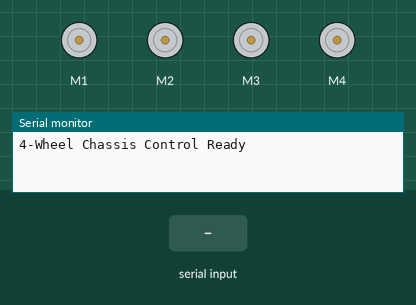
Recording of a sketch running on a simulated Arduino Uno, built with avr-gcc and run on an emulated ATmega328P. On the bench: 4 × DC motor (green arrow = forward, orange = backward, longer = faster), the last lines printed to the serial monitor. Inputs (shaded band) come from the test bench.

Above: at 1.2 s.
1.3 s: "F" received over the second serial link
At 2.1 s:
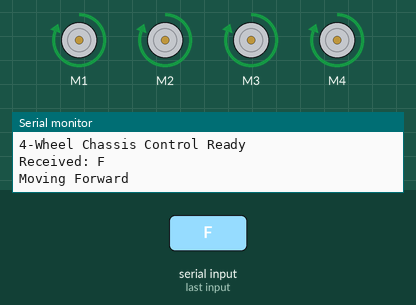
2.8 s: "B" received over the second serial link
At 3.3 s:
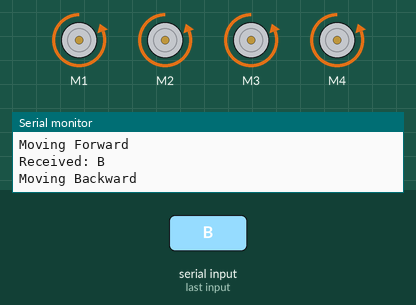
4.3 s: "L" received over the second serial link
At 5.5 s:
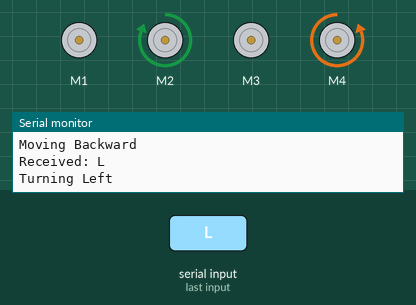
5.8 s: "R" received over the second serial link
At 6.8 s:
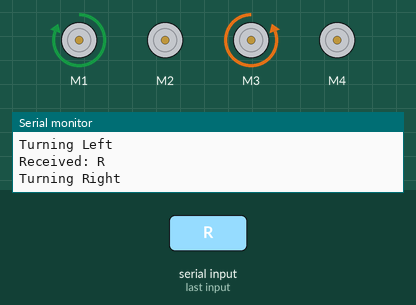
Timing chart, 0 to 8.3 s (numbered marks = the images above; inputs shaded):
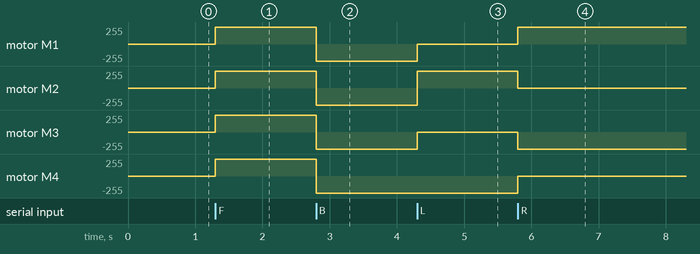

Measured:
- after the input at 1.3 s, motor M1–4: stopped → forward 255/255 at once
- after the input at 2.8 s, motor M1–4: forward 255/255 → backward 255/255 at once
- after the input at 4.3 s, motor M1, motor M3: backward 255/255 → stopped at once; motor M2: backward 255/255 → forward 255/255 at once
- after the input at 5.8 s, motor M1: stopped → forward 255/255 at once; motor M2: forward 255/255 → stopped at once; motor M3: stopped → backward 255/255 at once; motor M4: backward 255/255 → stopped at once

The sketch:

project_motor.ino
```cpp
#include <AFMotor.h>
#include <SoftwareSerial.h>

// Initialize SoftwareSerial on pins 10 and 11
SoftwareSerial BTSerial(10, 9); // 10 to hc-05 TX pin, 9 to hc-05 RX

// Create AF_DCMotor objects for motor control
AF_DCMotor motor1(1); // Left Wheel Front
AF_DCMotor motor2(2); // Right Wheel Front
AF_DCMotor motor3(3); // Left Wheel Back
AF_DCMotor motor4(4); // Right Wheel Back

void setup() {
  // Start serial communication with the Bluetooth module
  BTSerial.begin(9600);
  Serial.begin(9600);

  // Set all motors to initial speed of 0
  motor1.setSpeed(0);
  motor2.setSpeed(0);
  motor3.setSpeed(0);
  motor4.setSpeed(0);
  Serial.println("4-Wheel Chassis Control Ready");
}

void loop() {
  // Check if data is available from the Bluetooth module
  if (BTSerial.available()) {
    char command = BTSerial.read();

    // Print the received command
    Serial.print("Received: ");
    Serial.println(command);

    // Control motors based on received command
    switch (command) {
      case 'F': // Move Forward
        moveForward();
        break;
      case 'B': // Move Backward
        moveBackward();
        break;
      case 'L': // Turn Left
        turnLeft();
        break;
      case 'R': // Turn Right
        turnRight();
        break;
      case 'S': // Stop
        stopAllMotors();
        break;
      default:
        Serial.println("Unknown Command");
        break;
    }
  }
}

void moveForward() {
  motor1.setSpeed(255); // Set speed to maximum
  motor2.setSpeed(255);
  motor3.setSpeed(255);
  motor4.setSpeed(255);

  motor1.run(FORWARD);
  motor2.run(FORWARD);
  motor3.run(FORWARD);
  motor4.run(FORWARD);

  Serial.println("Moving Forward");
}

void moveBackward() {
  motor1.setSpeed(255);
  motor2.setSpeed(255);
  motor3.setSpeed(255);
  motor4.setSpeed(255);

  motor1.run(BACKWARD);
  motor2.run(BACKWARD);
  motor3.run(BACKWARD);
  motor4.run(BACKWARD);

  Serial.println("Moving Backward");
}

void turnLeft() {
  motor1.setSpeed(0); // Stop left motors
  motor2.setSpeed(255); // Set right motors to max speed
  motor3.setSpeed(0); // Stop left back motor
  motor4.setSpeed(255); // Set right back motor to max speed

  motor1.run(RELEASE);
  motor2.run(FORWARD);
  motor3.run(RELEASE);
  motor4.run(BACKWARD);

  Serial.println("Turning Left");
}

void turnRight() {
  motor1.setSpeed(255); // Set left motors to max speed
  motor2.setSpeed(0); // Stop right motors
  motor3.setSpeed(255); // Set left back motor to max speed
  motor4.setSpeed(0); // Stop right back motor

  motor1.run(FORWARD);
  motor2.run(RELEASE);
  motor3.run(BACKWARD);
  motor4.run(RELEASE);

  Serial.println("Turning Right");
}

void stopAllMotors() {
  motor1.setSpeed(0);
  motor2.setSpeed(0);
  motor3.setSpeed(0);
  motor4.setSpeed(0);

  motor1.run(RELEASE);
  motor2.run(RELEASE);
  motor3.run(RELEASE);
  motor4.run(RELEASE);

  Serial.println("All Motors Stopped");
}
```
